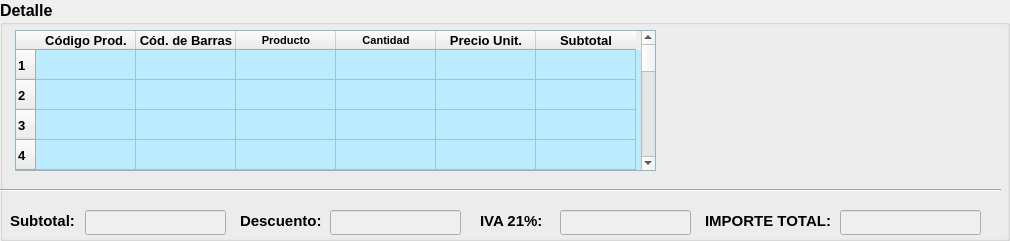
  <widget class="QGroupBox" name="groupBox_datosContacto">
   <property name="geometry">
    <rect>
     <x>10</x>
     <y>380</y>
     <width>1010</width>
     <height>241</height>
    </rect>
   </property>
   <property name="minimumSize">
    <size>
     <width>421</width>
     <height>211</height>
    </size>
   </property>
   <property name="maximumSize">
    <size>
     <width>1010</width>
     <height>900</height>
    </size>
   </property>
   <property name="font">
    <font>
     <pointsize>12</pointsize>
     <weight>75</weight>
     <bold>true</bold>
    </font>
   </property>
   <property name="cursor">
    <cursorShape>ArrowCursor</cursorShape>
   </property>
   <property name="autoFillBackground">
    <bool>false</bool>
   </property>
   <property name="title">
    <string>Detalle</string>
   </property>
   <widget class="QTableWidget" name="table_venta">
    <property name="geometry">
     <rect>
      <x>15</x>
      <y>30</y>
      <width>641</width>
      <height>141</height>
     </rect>
    </property>
    <property name="font">
     <font>
      <family>Arial</family>
      <pointsize>10</pointsize>
     </font>
    </property>
    <property name="cursor" stdset="0">
     <cursorShape>ArrowCursor</cursorShape>
    </property>
    <property name="styleSheet">
     <string notr="true">QTableWidget{background-color:rgb(187,235,255)}</string>
    </property>
    <property name="sizeAdjustPolicy">
     <enum>QAbstractScrollArea::AdjustIgnored</enum>
    </property>
    <property name="autoScroll">
     <bool>true</bool>
    </property>
    <property name="editTriggers">
     <set>QAbstractItemView::NoEditTriggers</set>
    </property>
    <property name="tabKeyNavigation">
     <bool>false</bool>
    </property>
    <property name="showDropIndicator" stdset="0">
     <bool>false</bool>
    </property>
    <property name="dragDropOverwriteMode">
     <bool>false</bool>
    </property>
    <row>
     <property name="text">
      <string>1</string>
     </property>
    </row>
    <row>
     <property name="text">
      <string>2</string>
     </property>
    </row>
    <row>
     <property name="text">
      <string>3</string>
     </property>
    </row>
    <row>
     <property name="text">
      <string>4</string>
     </property>
    </row>
    <row>
     <property name="text">
      <string>5</string>
     </property>
    </row>
    <row>
     <property name="text">
      <string>6</string>
     </property>
    </row>
    <row>
     <property name="text">
      <string>7</string>
     </property>
    </row>
    <row>
     <property name="text">
      <string>8</string>
     </property>
    </row>
    <row>
     <property name="text">
      <string>9</string>
     </property>
    </row>
    <row>
     <property name="text">
      <string>10</string>
     </property>
    </row>
    <row>
     <property name="text">
      <string>11</string>
     </property>
    </row>
    <row>
     <property name="text">
      <string>12</string>
     </property>
    </row>
    <row>
     <property name="text">
      <string>13</string>
     </property>
    </row>
    <row>
     <property name="text">
      <string>14</string>
     </property>
    </row>
    <row>
     <property name="text">
      <string>15</string>
     </property>
    </row>
    <row>
     <property name="text">
      <string>16</string>
     </property>
    </row>
    <row>
     <property name="text">
      <string>17</string>
     </property>
    </row>
    <row>
     <property name="text">
      <string>18</string>
     </property>
    </row>
    <row>
     <property name="text">
      <string>19</string>
     </property>
    </row>
    <row>
     <property name="text">
      <string>20</string>
     </property>
    </row>
    <row>
     <property name="text">
      <string>21</string>
     </property>
    </row>
    <row>
     <property name="text">
      <string>22</string>
     </property>
    </row>
    <row>
     <property name="text">
      <string>23</string>
     </property>
    </row>
    <row>
     <property name="text">
      <string>24</string>
     </property>
    </row>
    <row>
     <property name="text">
      <string>25</string>
     </property>
    </row>
    <row>
     <property name="text">
      <string>26</string>
     </property>
    </row>
    <row>
     <property name="text">
      <string>27</string>
     </property>
    </row>
    <row>
     <property name="text">
      <string>28</string>
     </property>
    </row>
    <row>
     <property name="text">
      <string>29</string>
     </property>
    </row>
    <row>
     <property name="text">
      <string>30</string>
     </property>
    </row>
    <row>
     <property name="text">
      <string>31</string>
     </property>
    </row>
    <row>
     <property name="text">
      <string>32</string>
     </property>
    </row>
    <row>
     <property name="text">
      <string>33</string>
     </property>
    </row>
    <row>
     <property name="text">
      <string>34</string>
     </property>
    </row>
    <row>
     <property name="text">
      <string>35</string>
     </property>
    </row>
    <row>
     <property name="text">
      <string>36</string>
     </property>
    </row>
    <row>
     <property name="text">
      <string>37</string>
     </property>
    </row>
    <row>
     <property name="text">
      <string>38</string>
     </property>
    </row>
    <row>
     <property name="text">
      <string>39</string>
     </property>
    </row>
    <row>
     <property name="text">
      <string>40</string>
     </property>
    </row>
    <row>
     <property name="text">
      <string>41</string>
     </property>
    </row>
    <row>
     <property name="text">
      <string>42</string>
     </property>
    </row>
    <row>
     <property name="text">
      <string>43</string>
     </property>
    </row>
    <row>
     <property name="text">
      <string>44</string>
     </property>
    </row>
    <row>
     <property name="text">
      <string>45</string>
     </property>
    </row>
    <row>
     <property name="text">
      <string>46</string>
     </property>
    </row>
    <row>
     <property name="text">
      <string>47</string>
     </property>
    </row>
    <row>
     <property name="text">
      <string>48</string>
     </property>
    </row>
    <row>
     <property name="text">
      <string>49</string>
     </property>
    </row>
    <row>
     <property name="text">
      <string>50</string>
     </property>
    </row>
    <column>
     <property name="text">
      <string>Código Prod.</string>
     </property>
     <property name="textAlignment">
      <set>AlignCenter</set>
     </property>
    </column>
    <column>
     <property name="text">
      <string>Cód. de Barras</string>
     </property>
    </column>
    <column>
     <property name="text">
      <string>Producto</string>
     </property>
     <property name="font">
      <font>
       <pointsize>8</pointsize>
       <kerning>true</kerning>
      </font>
     </property>
     <property name="textAlignment">
      <set>AlignCenter</set>
     </property>
    </column>
    <column>
     <property name="text">
      <string>Cantidad</string>
     </property>
     <property name="font">
      <font>
       <pointsize>8</pointsize>
      </font>
     </property>
     <property name="textAlignment">
      <set>AlignCenter</set>
     </property>
    </column>
    <column>
     <property name="text">
      <string>Precio Unit.</string>
     </property>
     <property name="textAlignment">
      <set>AlignCenter</set>
     </property>
    </column>
    <column>
     <property name="text">
      <string>Subtotal</string>
     </property>
    </column>
    <item row="0" column="0">
     <property name="text">
      <string/>
     </property>
     <property name="font">
      <font>
       <family>Arial</family>
       <pointsize>12</pointsize>
      </font>
     </property>
    </item>
    <item row="0" column="3">
     <property name="text">
      <string/>
     </property>
    </item>
   </widget>
   <widget class="QLabel" name="precio_2">
    <property name="geometry">
     <rect>
      <x>480</x>
      <y>210</y>
      <width>81</width>
      <height>21</height>
     </rect>
    </property>
    <property name="font">
     <font>
      <pointsize>11</pointsize>
      <weight>75</weight>
      <bold>true</bold>
     </font>
    </property>
    <property name="text">
     <string>IVA 21%:</string>
    </property>
   </widget>
   <widget class="QLineEdit" name="input_iva">
    <property name="enabled">
     <bool>false</bool>
    </property>
    <property name="geometry">
     <rect>
      <x>560</x>
      <y>210</y>
      <width>131</width>
      <height>25</height>
     </rect>
    </property>
    <property name="font">
     <font>
      <family>Arial</family>
      <pointsize>12</pointsize>
      <weight>75</weight>
      <bold>true</bold>
     </font>
    </property>
    <property name="cursor">
     <cursorShape>IBeamCursor</cursorShape>
    </property>
    <property name="layoutDirection">
     <enum>Qt::LeftToRight</enum>
    </property>
    <property name="text">
     <string/>
    </property>
    <property name="maxLength">
     <number>5</number>
    </property>
    <property name="alignment">
     <set>Qt::AlignLeading|Qt::AlignLeft|Qt::AlignVCenter</set>
    </property>
   </widget>
   <widget class="QLineEdit" name="input_subtotal">
    <property name="enabled">
     <bool>false</bool>
    </property>
    <property name="geometry">
     <rect>
      <x>85</x>
      <y>210</y>
      <width>141</width>
      <height>25</height>
     </rect>
    </property>
    <property name="font">
     <font>
      <family>Arial</family>
      <pointsize>12</pointsize>
      <weight>75</weight>
      <bold>true</bold>
     </font>
    </property>
    <property name="cursor">
     <cursorShape>IBeamCursor</cursorShape>
    </property>
    <property name="layoutDirection">
     <enum>Qt::LeftToRight</enum>
    </property>
    <property name="text">
     <string/>
    </property>
    <property name="maxLength">
     <number>5</number>
    </property>
    <property name="alignment">
     <set>Qt::AlignLeading|Qt::AlignLeft|Qt::AlignVCenter</set>
    </property>
   </widget>
   <widget class="QLabel" name="precio_3">
    <property name="geometry">
     <rect>
      <x>10</x>
      <y>210</y>
      <width>81</width>
      <height>21</height>
     </rect>
    </property>
    <property name="font">
     <font>
      <pointsize>11</pointsize>
      <weight>75</weight>
      <bold>true</bold>
     </font>
    </property>
    <property name="text">
     <string>Subtotal:</string>
    </property>
   </widget>
   <widget class="QLabel" name="precio_4">
    <property name="geometry">
     <rect>
      <x>240</x>
      <y>210</y>
      <width>131</width>
      <height>21</height>
     </rect>
    </property>
    <property name="font">
     <font>
      <pointsize>11</pointsize>
      <weight>75</weight>
      <bold>true</bold>
     </font>
    </property>
    <property name="text">
     <string>Descuento:</string>
    </property>
   </widget>
   <widget class="QLineEdit" name="input_descuento_2">
    <property name="enabled">
     <bool>false</bool>
    </property>
    <property name="geometry">
     <rect>
      <x>330</x>
      <y>210</y>
      <width>131</width>
      <height>25</height>
     </rect>
    </property>
    <property name="font">
     <font>
      <family>Arial</family>
      <pointsize>12</pointsize>
      <weight>75</weight>
      <bold>true</bold>
     </font>
    </property>
    <property name="cursor">
     <cursorShape>IBeamCursor</cursorShape>
    </property>
    <property name="layoutDirection">
     <enum>Qt::LeftToRight</enum>
    </property>
    <property name="text">
     <string/>
    </property>
    <property name="maxLength">
     <number>5</number>
    </property>
    <property name="alignment">
     <set>Qt::AlignLeading|Qt::AlignLeft|Qt::AlignVCenter</set>
    </property>
   </widget>
   <widget class="QLineEdit" name="input_importe">
    <property name="enabled">
     <bool>false</bool>
    </property>
    <property name="geometry">
     <rect>
      <x>840</x>
      <y>210</y>
      <width>141</width>
      <height>25</height>
     </rect>
    </property>
    <property name="font">
     <font>
      <family>Arial</family>
      <pointsize>12</pointsize>
      <weight>75</weight>
      <bold>true</bold>
     </font>
    </property>
    <property name="cursor">
     <cursorShape>IBeamCursor</cursorShape>
    </property>
    <property name="layoutDirection">
     <enum>Qt::LeftToRight</enum>
    </property>
    <property name="text">
     <string/>
    </property>
    <property name="maxLength">
     <number>5</number>
    </property>
    <property name="alignment">
     <set>Qt::AlignLeading|Qt::AlignLeft|Qt::AlignVCenter</set>
    </property>
   </widget>
   <widget class="QLabel" name="precio_5">
    <property name="geometry">
     <rect>
      <x>705</x>
      <y>210</y>
      <width>131</width>
      <height>21</height>
     </rect>
    </property>
    <property name="font">
     <font>
      <pointsize>11</pointsize>
      <weight>75</weight>
      <bold>true</bold>
     </font>
    </property>
    <property name="text">
     <string>IMPORTE TOTAL:</string>
    </property>
   </widget>
   <widget class="Line" name="line">
    <property name="geometry">
     <rect>
      <x>0</x>
      <y>170</y>
      <width>1001</width>
      <height>41</height>
     </rect>
    </property>
    <property name="orientation">
     <enum>Qt::Horizontal</enum>
    </property>
   </widget>
  </widget>
